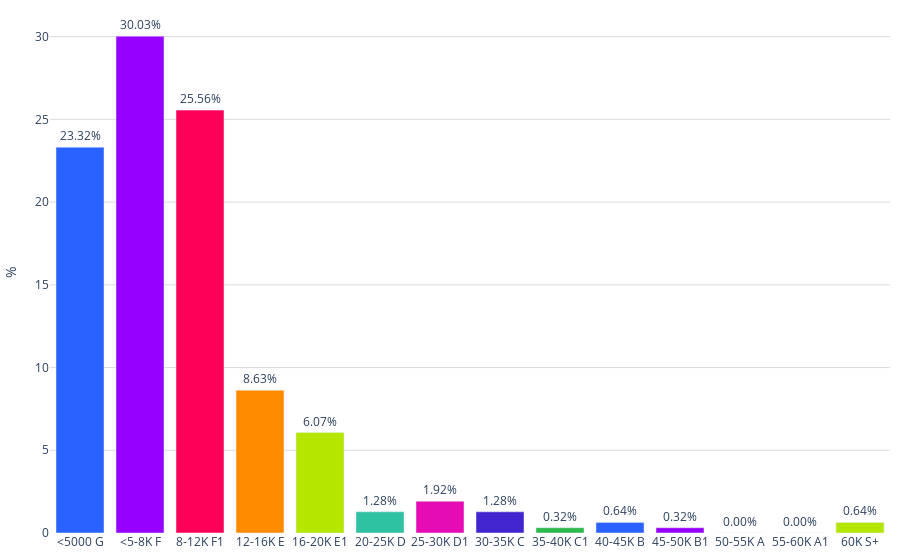

Here is the notebook cell this chart was saved with:
### Code cell
colores = ['#2962ff', '#9500ff', '#ff0059', '#ff8c00', '#b4e600', '#2EC2A2','#E50CB6','#4225CF','#2CBA4D','#2962ff', '#9500ff', '#ff0059', '#ff8c00', '#b4e600']

fig = go.Figure()
fig.add_trace(go.Bar(
    x=posiciones_salariospersona['Categoria'],  # Eje x: Categoría
    y=posiciones_salariospersona['porcentaje'],  # Eje y: porcentaje
    text=posiciones_salariospersona['porcentaje'].apply(lambda x: f'{x:.2f}%'),  # Texto con el formato deseado
    textposition='outside',  # Posición del texto (parte superior de las barras)
    marker_color=colores,  # Especifica los colores de las barras
))
fig.update_layout(
    #title='Mercado Salario por persona',  # Título de la gráfica
    title_x=0.5,
    yaxis=dict(
        title='%',  # Título del eje y
        gridcolor='#dddcda', # Color de las líneas que dividen los rangos del eje Y
        gridwidth=1, # Ancho de las líneas que dividen los rangos del eje Y
    ),margin=dict(l=10, r=10, t=10, b=10),  # Ajusta los márgenes (left, right, top, bottom)        
    plot_bgcolor='rgba(0,0,0,0)',  # Color de fondo del gráfico
)

# Exportar gráfica como archivo HTML
def guardar_grafico_como_html(fig, nombre_archivo, carpeta='assets/graficas'):
    if not os.path.exists(carpeta): 
        os.makedirs(carpeta) # Crear la carpeta si no existe
    
    # Gráfica como archivo HTML en la carpeta especificada
    pio.write_html(fig, f'{carpeta}/{nombre_archivo}.html')

# Exportar
guardar_grafico_como_html(fig, 'g_bar_mercadosalario_persona', carpeta='assets/graficas')

fig.show()

### Figure 1 — Plotly figure (JSON) as saved in the notebook; plotly's stock layout.template omitted (floating-point values rounded to 4 significant figures)
{"data": [{"marker": {"color": ["#2962ff", "#9500ff", "#ff0059", "#ff8c00", "#b4e600", "#2EC2A2", "#E50CB6", "#4225CF", "#2CBA4D", "#2962ff", "#9500ff", "#ff0059", "#ff8c00", "#b4e600"]}, "text": ["23.32%", "30.03%", "25.56%", "8.63%", "6.07%", "1.28%", "1.92%", "1.28%", "0.32%", "0.64%", "0.32%", "0.00%", "0.00%", "0.64%"], "textposition": "outside", "type": "bar", "x": ["<5000 G", "<5-8K F", "8-12K F1", "12-16K E", "16-20K E1", "20-25K D", "25-30K D1", "30-35K C", "35-40K C1", "40-45K B", "45-50K B1", "50-55K A", "55-60K A1", "60K S+"], "y": [23.32, 30.03, 25.56, 8.63, 6.07, 1.28, 1.92, 1.28, 0.32, 0.64, 0.32, 0, 0, 0.64]}], "layout": {"margin": {"b": 10, "l": 10, "r": 10, "t": 10}, "plot_bgcolor": "rgba(0,0,0,0)", "title": {"x": 0.5}, "yaxis": {"gridcolor": "#dddcda", "gridwidth": 1, "title": {"text": "%"}}}}
